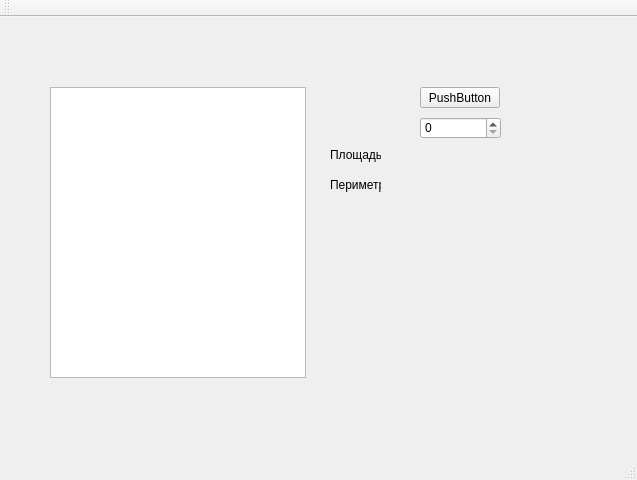
<?xml version="1.0" encoding="UTF-8"?>
<ui version="4.0">
 <class>MainWindow</class>
 <widget class="QMainWindow" name="MainWindow">
  <property name="geometry">
   <rect>
    <x>0</x>
    <y>0</y>
    <width>637</width>
    <height>480</height>
   </rect>
  </property>
  <property name="windowTitle">
   <string>MainWindow</string>
  </property>
  <widget class="QWidget" name="centralWidget">
   <widget class="QTableWidget" name="tableWidget">
    <property name="geometry">
     <rect>
      <x>50</x>
      <y>70</y>
      <width>256</width>
      <height>291</height>
     </rect>
    </property>
   </widget>
   <widget class="QPushButton" name="pushButton">
    <property name="geometry">
     <rect>
      <x>420</x>
      <y>70</y>
      <width>80</width>
      <height>21</height>
     </rect>
    </property>
    <property name="text">
     <string>PushButton</string>
    </property>
   </widget>
   <widget class="QSpinBox" name="spinBox">
    <property name="geometry">
     <rect>
      <x>420</x>
      <y>100</y>
      <width>81</width>
      <height>22</height>
     </rect>
    </property>
    <property name="maximum">
     <number>200</number>
    </property>
   </widget>
   <widget class="QLabel" name="label">
    <property name="geometry">
     <rect>
      <x>330</x>
      <y>130</y>
      <width>51</width>
      <height>16</height>
     </rect>
    </property>
    <property name="text">
     <string>Площадь</string>
    </property>
   </widget>
   <widget class="QLabel" name="label_2">
    <property name="geometry">
     <rect>
      <x>330</x>
      <y>160</y>
      <width>51</width>
      <height>16</height>
     </rect>
    </property>
    <property name="text">
     <string>Периметр</string>
    </property>
   </widget>
   <widget class="QLabel" name="label_square">
    <property name="geometry">
     <rect>
      <x>410</x>
      <y>130</y>
      <width>47</width>
      <height>13</height>
     </rect>
    </property>
    <property name="text">
     <string/>
    </property>
   </widget>
   <widget class="QLabel" name="label_perim">
    <property name="geometry">
     <rect>
      <x>410</x>
      <y>160</y>
      <width>47</width>
      <height>13</height>
     </rect>
    </property>
    <property name="text">
     <string/>
    </property>
   </widget>
  </widget>
  <widget class="QMenuBar" name="menuBar">
   <property name="geometry">
    <rect>
     <x>0</x>
     <y>0</y>
     <width>637</width>
     <height>20</height>
    </rect>
   </property>
  </widget>
  <widget class="QToolBar" name="mainToolBar">
   <attribute name="toolBarArea">
    <enum>TopToolBarArea</enum>
   </attribute>
   <attribute name="toolBarBreak">
    <bool>false</bool>
   </attribute>
  </widget>
  <widget class="QStatusBar" name="statusBar"/>
 </widget>
 <layoutdefault spacing="6" margin="11"/>
 <resources/>
 <connections/>
</ui>
